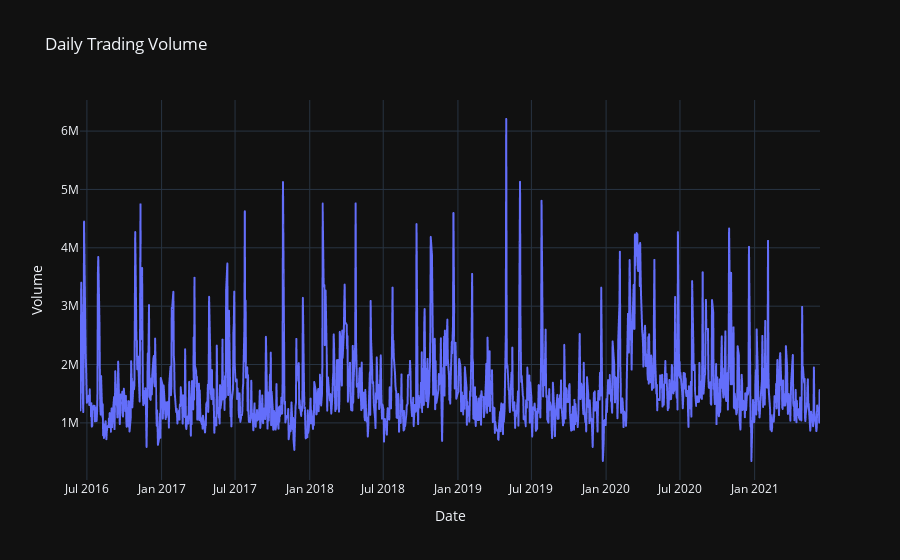

The code cell stored with this chart in its notebook:
### Markdown cell above
Data Visualization

### Code cell
fig = px.line(stock_data, x='date', y='volume', title='Daily Trading Volume')
fig.update_xaxes(title='Date')
fig.update_yaxes(title='Volume')
fig.update_layout(template='plotly_dark')
fig.show()

### Figure 1 — Plotly figure (JSON) as saved in the notebook; plotly's stock layout.template omitted (floating-point values rounded to 4 significant figures; data arrays with more than 128 entries replaced by an {"elided": "..."} marker saying what was removed)
{"data": [{"hovertemplate": "date=%{x}<br>volume=%{y}<extra></extra>", "legendgroup": "", "line": {"color": "#636efa", "dash": "solid"}, "marker": {"symbol": "circle"}, "mode": "lines", "name": "", "showlegend": false, "type": "scattergl", "x": {"elided": "1258 str values"}, "xaxis": "x", "y": {"elided": "1258 int values"}, "yaxis": "y"}], "layout": {"legend": {"tracegroupgap": 0}, "title": {"text": "Daily Trading Volume"}, "xaxis": {"anchor": "y", "domain": [0, 1], "title": {"text": "Date"}}, "yaxis": {"anchor": "x", "domain": [0, 1], "title": {"text": "Volume"}}}}
